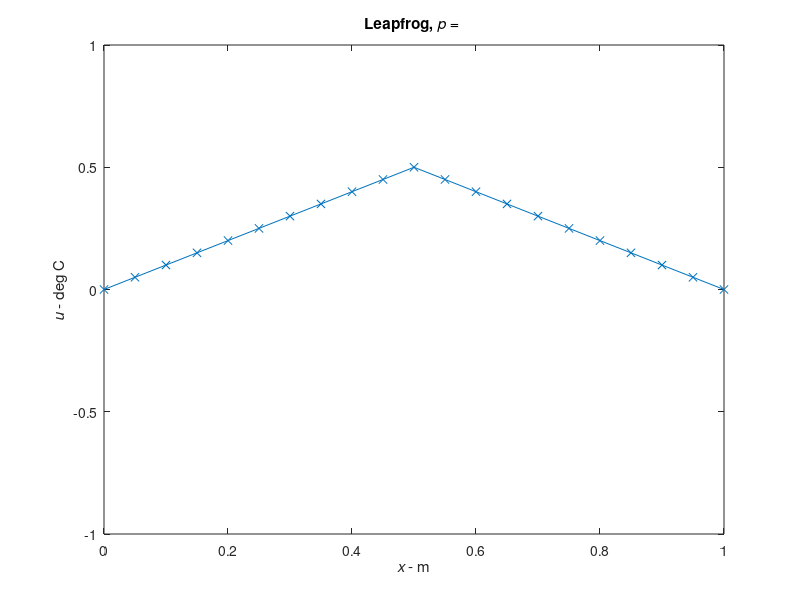

Source code (MATLAB): (Note: this script raises an error after producing the figure.)
% leapfrog.m
% ME20021 
%
% MATLAB script to calculate temperature along a rod or through a plate,
% with a triangular initial temperature profile and fixed temperatures at 
% the ends.
% The leap-frog method is used.
%
% D N Johnston  02/02/2021
%
% Exercises: 
% Try different values of p.
% Modify this to use duFort-Frankel method.

clear

% set grid sizes, and create matrices etc
nx = 21;
nt = 101;
xmax = 1;
dx = xmax / (nx-1);
dt = 0.05;
tmax = dt * (nt-1);
x = (0:nx-1)*dx;
t = (0:nt-1)*dt; 
u = zeros(nt, nx);

% set initial conditions.  
u(1,:) = min(x, xmax-x); % triangle profile

% create dialog box for entering value of p
answer = inputdlg('Enter the value of p');

% convert from string to number
p = str2num(answer{1});

%create a graph and show initial conditions. h is a 'handle' to the graph,
%for later use.
figure(1);
h = plot(x,u(1,:), 'x-');

% set y axis range
ylim([-1 1])
% set labels. Note: \it gives italics, \rm gives normal text.
xlabel('\itx\rm - m')
ylabel('\itu\rm - deg C')
title(['Leapfrog, \itp\rm = ' num2str(p)])

% Set vector of indices for internal values.
i=2:nx-1;

% set boundary conditions for all timesteps 
% ([1 nx] specifies both boundaries)
u(:, [1 nx]) = 0;

%now loop through time
for n=1:nt-1
    % Refresh graph
    drawnow
    
    % wait one timestep to give roughly real time display
    pause(dt)
    
    % set index for 'old' point
    if n == 1
        nminus1 = 1; % at first timestep, old point doesn't exist as n-1 = 0.
                     % Use value at timestep 1 instead.
    else
        nminus1 = n-1; % after first timestep, proceed normally.
    end
    % calculate internal values using Leapfrog method
    u(n+1,i) = u(nminus1,i) + 2 * p * (u(n,i-1) - 2 * u(n,i) + u(n,i+1));
    
    % update graph with new values
    set(h,'YData', u(n+1,:));
end

%finally, draw a 3D plot
figure (2);
surf(x, t, u);

% this gives a better appearance
shading interp

% rotate plot. 
view(140,30)

xlabel('\itx\rm - m');
ylabel('\itt\rm - s');
zlabel('\itu\rm - deg C');
title(['Leapfrog, \itp\rm = ' num2str(p)])
